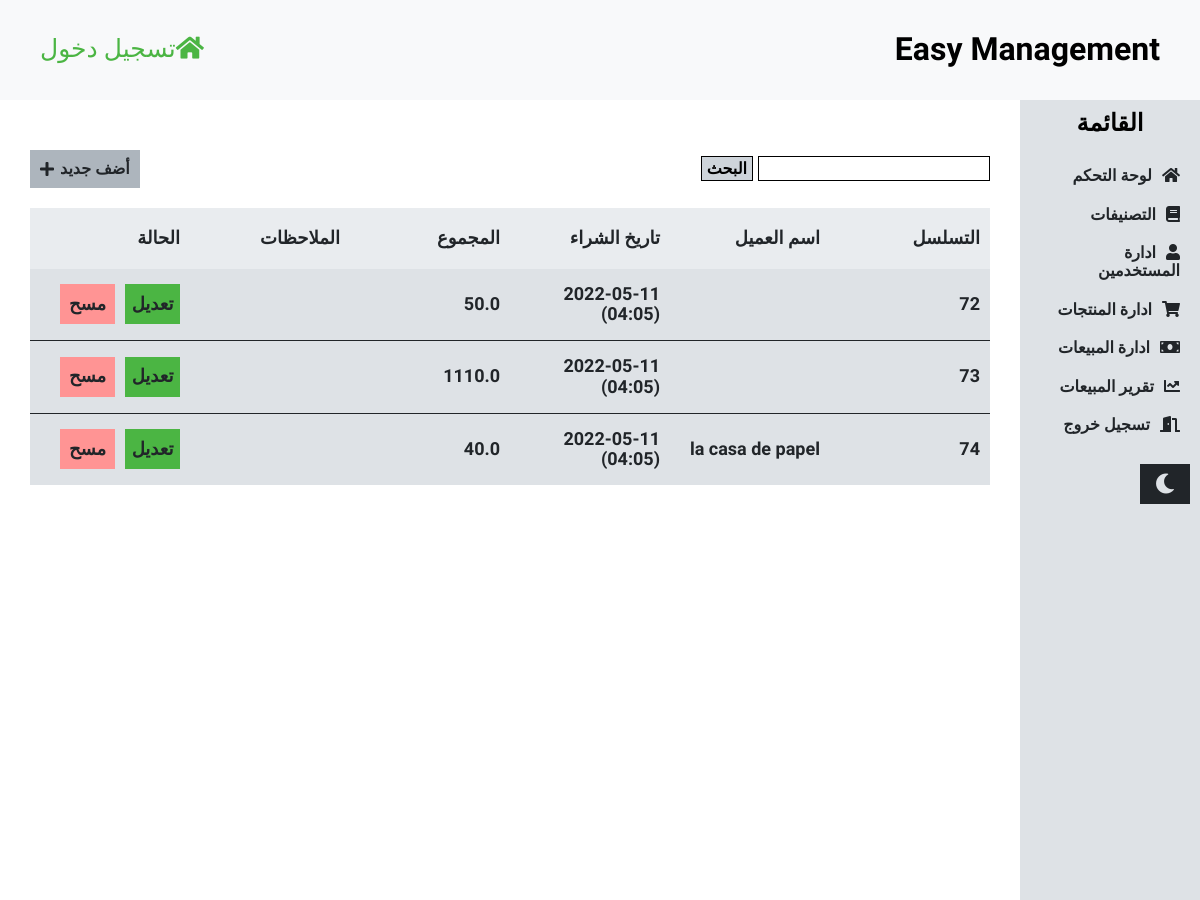
/sales, run on an earlier commit of the app's database.
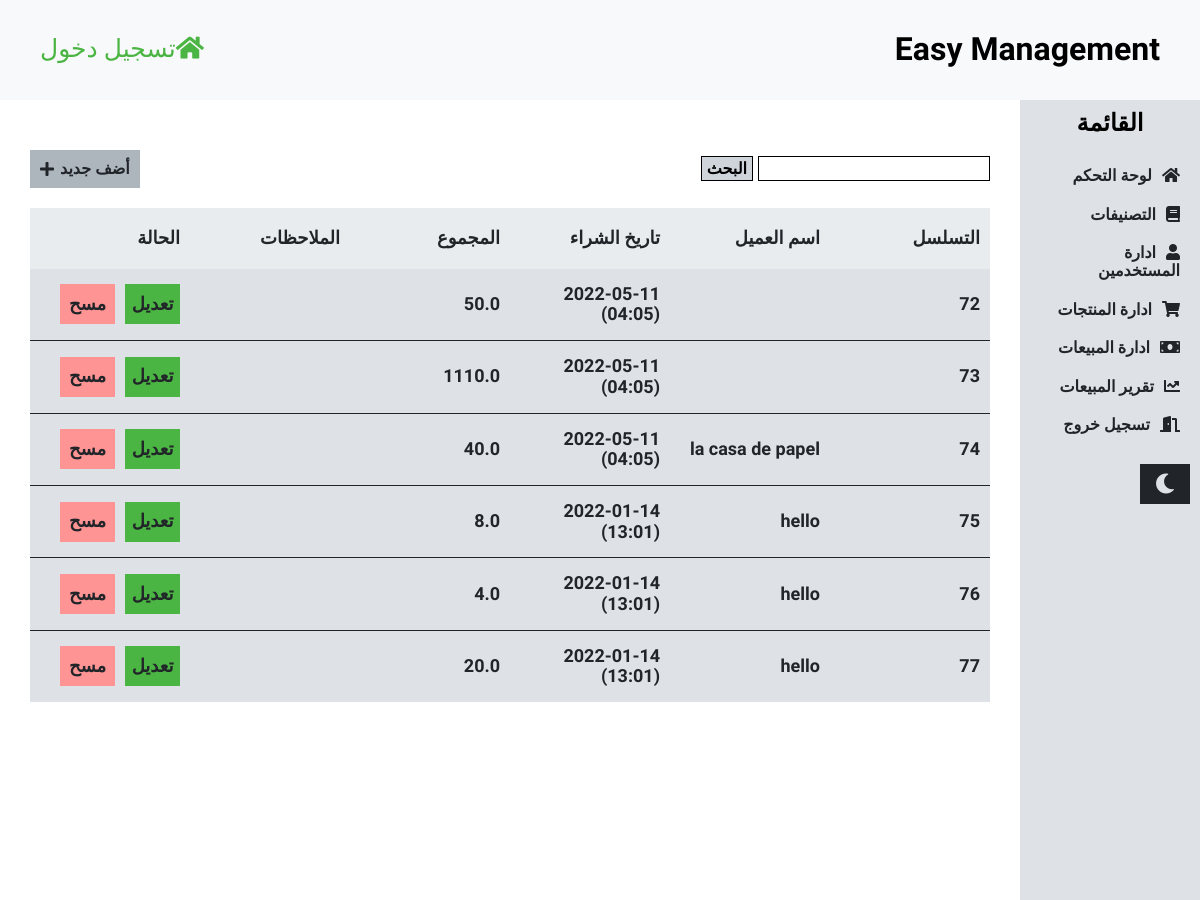
And on a later commit of the database.
### management/models.py (models this page shows, shortened)
class Sale(models.Model):
    name = models.CharField(null=True, max_length=50)
    date_of_purchase = models.DateTimeField(null=True, default=datetime.now())
    product = models.CharField(null=True, max_length=50)
    price_of_selling = models.FloatField(null=True)
    quantity = models.IntegerField(null=True)
    total = models.FloatField(null=True)
    f_total = models.FloatField(null=True)
    notes = models.TextField(null=True)

### management/views.py (the view)
# urls.py: path("sales", sales, name="sales"),
def sales(request):
    searches = Sale.objects.all()
    if request.POST and request.POST.get("search"):
        search = request.POST.get("search")
        searches = searches.filter(name__icontains=search)
        if searches.filter(name__icontains=request.POST.get("search")):
            messages.success(request, "جميع النتائج")
    context = {
        "sales": Sale.objects.all(),
        "searches": searches
    }
    return render(request, "sales.html", context)

### templates/sales.html (shortened to what this page needs)
{% extends "base.html" %}
{% load static %}
{% block content %}
    <div class="tables">
        <div class="options">
            <form class="search" method="post">
                <input type="text" name="search">
                <button>البحث</button>
            </form>
            <a class="add" href="{% url "add-sales" %}">
                أضف جديد
                <i class="fas fa-plus"></i>
            </a>
        </div>
        <table class="users">
            <thead>
            <tr>
                <th>التسلسل</th>
                <th>اسم العميل</th>
                <th>تاريخ الشراء</th>
                <th>المجموع</th>
                <th>الملاحظات</th>
                <th>الحالة</th>
            </tr>
            </thead>
            <tbody>
            {% if searches %}
                {% for search in searches %}
                    <tr>
                        <td>{{ search.id }}</td>
                        <td>{{ search.name }}</td>
                        <td>{{ search.date_of_purchase|date:"Y-m-d (H:m)" }}</td>
                        <td>{{ search.total }}</td>
                        <td>{{ search.notes }}</td>
                        <td class="status">
                            <a href="{% url "update_sales" sales_id=search.id %}">تعديل</a>
                            <a href="{% url "delete_sales" sales_id=search.id %}">مسح</a>
                        </td>
                    </tr>
                {% endfor %}
            {% endif %}
            </tbody>
        </table>
    </div>
{% endblock %}

What changed in the data, as far as the page shows it:
added Sale: id "75", name "hello", date_of_purchase "2022-01-14 (13:01)", total "8.0"
added Sale: id "76", name "hello", date_of_purchase "2022-01-14 (13:01)", total "4.0"
added Sale: id "77", name "hello", date_of_purchase "2022-01-14 (13:01)", total "20.0"
